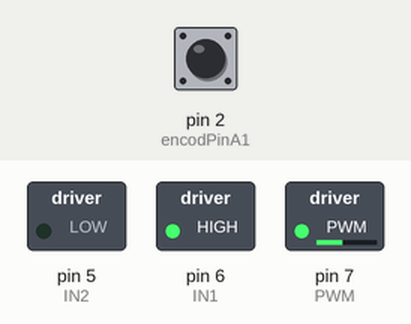
Simulated run of this program. Board: Arduino Mega 2560, built with avr-gcc and run on an emulated ATmega2560. Shown: switched loads named in the program (green lamp = pin HIGH). The test bench sets the inputs (shaded band); at power-on: pin 2 (encodPinA1) HIGH. What the program prints to the serial monitor is not drawn.

Above: at 0.1 s.
Timing chart, 0 to 1.6 s (numbered marks = the images above):
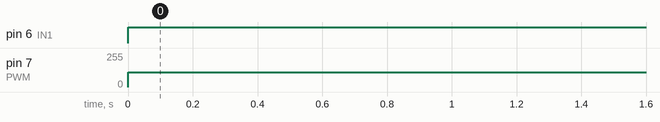

The program:

main.cpp
```cpp
// This file sets the motor to a certain speed, counts encoder ticks, and converts to angular rotation in RPM and Radians/second

#include <Arduino.h>
#include <util/atomic.h> // For the ATOMIC_BLOCK macro

#define encodPinA1 2 // YELLOW
#define encodPinB1 3 // WHITE
#define PWM 7
#define IN2 5
#define IN1 6

const float RPM2RADPERSEC = 0.104719755f;


long checkT = 0;
int t1 = 0;
int t2 = 0;
int LOOPTIME = 500;

volatile int count1 = 0; // tick counter, specify count1 as volatile: https://www.arduino.cc/reference/en/language/variables/variable-scope-qualifiers/volatile/
int angVel_rpm = 0;
float angVel_rad = 0.0;                          // speed (actual value)
float linVel = 0.0;
float wheelRadius = 3.5; //TODO correct this

int dt = 0;


void readEncoder();
void setMotor(int dir, int pwmVal, int pwm, int in1, int in2);
void getMotorData1(int count_temp);


void setup() {
  Serial.begin(9600);

  t1 = millis();

  pinMode(encodPinA1,INPUT);
  pinMode(encodPinB1,INPUT);
  //TODO try initializing them with high like that one dude did in the Pololu forums
  attachInterrupt(digitalPinToInterrupt(encodPinA1),readEncoder,RISING);
  // attachInterrupt(digitalPinToInterrupt(ENCA),readEncoder,CHANGE);

  pinMode(PWM,OUTPUT);
  pinMode(IN1,OUTPUT);
  pinMode(IN2,OUTPUT);
}

void loop() {

  // Read the position in an atomic block to avoid a potential
  // misread if the interrupt coincides with this code running
  // see: https://www.arduino.cc/reference/en/language/variables/variable-scope-qualifiers/volatile/
  int count1_temp = 0;
  ATOMIC_BLOCK(ATOMIC_RESTORESTATE) {
    count1_temp = count1;
  }

  t2 = millis() ;
  if (t2 - t1 >= LOOPTIME) {
    getMotorData1(count1_temp);

    t1 = t2;
  }

  int pwr = 110;

  int dir = 1;

  // signal the motor
  setMotor(dir,pwr,PWM,IN1,IN2);

  /*
  float deltaCheckT = ((float) (t2 - checkT))/( 1.0e3 );
  // Serial.print("deltaCheckT: ");
  // Serial.println(deltaCheckT);
  if(deltaCheckT > 0.500)
    {
      checkT = t2;
      Serial.print("Encoder Position: ");
      Serial.println(count1_temp);
    }
  */


  // delay(5);
}

void setMotor(int dir, int pwmVal, int pwm, int in1, int in2){
  analogWrite(pwm,pwmVal);
  if(dir == 1){
    digitalWrite(in1,HIGH);
    digitalWrite(in2,LOW);
  }
  else if(dir == -1){
    digitalWrite(in1,LOW);
    digitalWrite(in2,HIGH);
  }
  else{
    digitalWrite(in1,LOW);
    digitalWrite(in2,LOW);
  }
}

void readEncoder(){
  int b = digitalRead(encodPinB1);
  if(b > 0){
    count1++;
  }
  else{
    count1--;
  }
}

void getMotorData1(int count_temp)  {                                                        // calculate speed, volts and Amps
  static long countPrev1 = 0;                                                   // last count
  t2 = millis();
  dt = t2 - t1;

  // Convert from ticks to revolutions of output shaft: 48 CPR (pulses) X 75 gear ratio = output shaft revolutions
  angVel_rpm = ((count_temp - countPrev1) * (60 * (1000 / dt))) / (48 * 20.4);
  angVel_rad = angVel_rpm * RPM2RADPERSEC;
  linVel = angVel_rad*wheelRadius;
  Serial.print("Encoder Position: ");
  Serial.println(count_temp);
  Serial.print("RPM1: ");
  Serial.println(angVel_rpm);
  // Serial.print("Rad/second: ");
  // Serial.println(angVel_rad);
  // Serial.print("Meters/second: ");
  // Serial.println(linVel);

  //reset count to zero
  // count1 = 0;
  countPrev1 = count_temp;
}
```

Measured:
- by itself, pin 6 (IN1): LOW → HIGH at 0.00 s
- by itself, pin 7 (PWM): 0/255 → 110/255 at 0.00 s
